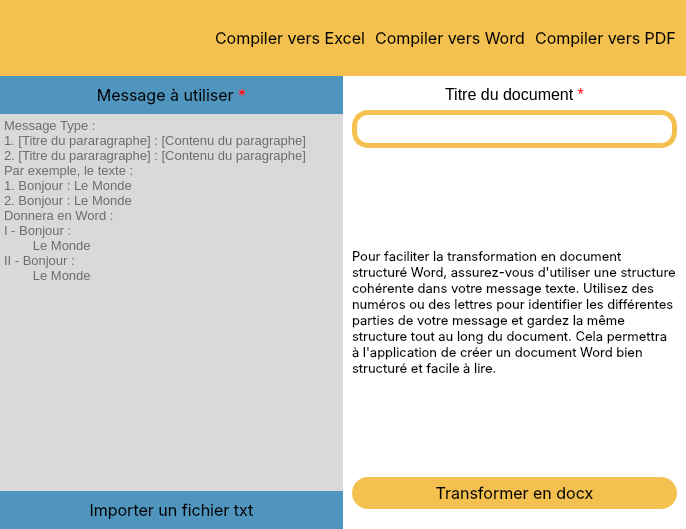
<?xml version="1.0" encoding="UTF-8"?>
<ui version="4.0">
 <class>wordForm</class>
 <widget class="QWidget" name="wordForm">
  <property name="enabled">
   <bool>true</bool>
  </property>
  <property name="geometry">
   <rect>
    <x>0</x>
    <y>0</y>
    <width>686</width>
    <height>529</height>
   </rect>
  </property>
  <property name="minimumSize">
   <size>
    <width>0</width>
    <height>529</height>
   </size>
  </property>
  <property name="windowTitle">
   <string>Compilez vers Word - Message To Doc</string>
  </property>
  <property name="windowIcon">
   <iconset>
    <normaloff>C:/Users/user/.designer/backup/Images/Message To Document 2 - Copie.png</normaloff>C:/Users/user/.designer/backup/Images/Message To Document 2 - Copie.png</iconset>
  </property>
  <layout class="QVBoxLayout" name="verticalLayout" stretch="1,6">
   <property name="spacing">
    <number>0</number>
   </property>
   <property name="leftMargin">
    <number>0</number>
   </property>
   <property name="topMargin">
    <number>0</number>
   </property>
   <property name="rightMargin">
    <number>0</number>
   </property>
   <property name="bottomMargin">
    <number>0</number>
   </property>
   <item>
    <widget class="QWidget" name="navbar" native="true">
     <property name="styleSheet">
      <string notr="true">background-color: rgb(244, 192, 79);</string>
     </property>
     <layout class="QHBoxLayout" name="horizontalLayout_3" stretch="1,3,6">
      <property name="leftMargin">
       <number>10</number>
      </property>
      <property name="rightMargin">
       <number>10</number>
      </property>
      <item>
       <widget class="QPushButton" name="icon">
        <property name="sizePolicy">
         <sizepolicy hsizetype="Ignored" vsizetype="Ignored">
          <horstretch>0</horstretch>
          <verstretch>0</verstretch>
         </sizepolicy>
        </property>
        <property name="minimumSize">
         <size>
          <width>62</width>
          <height>58</height>
         </size>
        </property>
        <property name="maximumSize">
         <size>
          <width>91</width>
          <height>85</height>
         </size>
        </property>
        <property name="styleSheet">
         <string notr="true">border-image: url(:/newPrefix/Message To Document 21.png);
border-radius: 12px;</string>
        </property>
        <property name="text">
         <string/>
        </property>
       </widget>
      </item>
      <item>
       <spacer name="horizontalSpacer">
        <property name="orientation">
         <enum>Qt::Horizontal</enum>
        </property>
        <property name="sizeHint" stdset="0">
         <size>
          <width>122</width>
          <height>20</height>
         </size>
        </property>
       </spacer>
      </item>
      <item>
       <layout class="QHBoxLayout" name="navbarLayout">
        <property name="spacing">
         <number>10</number>
        </property>
        <item>
         <widget class="QPushButton" name="excel">
          <property name="font">
           <font>
            <family>Inter</family>
            <pointsize>12</pointsize>
           </font>
          </property>
          <property name="cursor">
           <cursorShape>PointingHandCursor</cursorShape>
          </property>
          <property name="styleSheet">
           <string notr="true">border: none;</string>
          </property>
          <property name="text">
           <string>Compiler vers Excel</string>
          </property>
         </widget>
        </item>
        <item>
         <widget class="QPushButton" name="word">
          <property name="font">
           <font>
            <family>Inter</family>
            <pointsize>12</pointsize>
           </font>
          </property>
          <property name="cursor">
           <cursorShape>PointingHandCursor</cursorShape>
          </property>
          <property name="styleSheet">
           <string notr="true">border: none;</string>
          </property>
          <property name="text">
           <string>Compiler vers Word</string>
          </property>
         </widget>
        </item>
        <item>
         <widget class="QPushButton" name="pdf">
          <property name="font">
           <font>
            <family>Inter</family>
            <pointsize>12</pointsize>
           </font>
          </property>
          <property name="cursor">
           <cursorShape>PointingHandCursor</cursorShape>
          </property>
          <property name="styleSheet">
           <string notr="true">border: none;</string>
          </property>
          <property name="text">
           <string>Compiler vers PDF</string>
          </property>
         </widget>
        </item>
       </layout>
      </item>
     </layout>
    </widget>
   </item>
   <item>
    <widget class="QWidget" name="body" native="true">
     <property name="styleSheet">
      <string notr="true"/>
     </property>
     <layout class="QHBoxLayout" name="horizontalLayout_2" stretch="1,1">
      <property name="spacing">
       <number>0</number>
      </property>
      <property name="leftMargin">
       <number>0</number>
      </property>
      <property name="topMargin">
       <number>0</number>
      </property>
      <property name="rightMargin">
       <number>0</number>
      </property>
      <property name="bottomMargin">
       <number>0</number>
      </property>
      <item>
       <widget class="QWidget" name="messageInput" native="true">
        <property name="styleSheet">
         <string notr="true">background-color: rgb(217, 217, 217);</string>
        </property>
        <layout class="QVBoxLayout" name="verticalLayout_2" stretch="1,10,1">
         <property name="spacing">
          <number>0</number>
         </property>
         <property name="leftMargin">
          <number>0</number>
         </property>
         <property name="topMargin">
          <number>0</number>
         </property>
         <property name="rightMargin">
          <number>0</number>
         </property>
         <property name="bottomMargin">
          <number>0</number>
         </property>
         <item>
          <widget class="QWidget" name="messageBox" native="true">
           <property name="styleSheet">
            <string notr="true">background-color: rgb(79, 149, 190);</string>
           </property>
           <layout class="QHBoxLayout" name="horizontalLayout">
            <item>
             <widget class="QLabel" name="messageLabel">
              <property name="font">
               <font>
                <family>Inter</family>
                <pointsize>12</pointsize>
               </font>
              </property>
              <property name="text">
               <string>&lt;html&gt;&lt;head/&gt;&lt;body&gt;&lt;p&gt;Message à utiliser &lt;span style=&quot; color:#ff0000;&quot;&gt;*&lt;/span&gt;&lt;/p&gt;&lt;/body&gt;&lt;/html&gt;</string>
              </property>
              <property name="alignment">
               <set>Qt::AlignCenter</set>
              </property>
             </widget>
            </item>
           </layout>
          </widget>
         </item>
         <item>
          <widget class="QPlainTextEdit" name="messageEdit">
           <property name="font">
            <font>
             <pointsize>10</pointsize>
            </font>
           </property>
           <property name="styleSheet">
            <string notr="true">border: none;
</string>
           </property>
           <property name="tabChangesFocus">
            <bool>false</bool>
           </property>
           <property name="placeholderText">
            <string>Message Type :  
1. [Titre du pararagraphe] : [Contenu du paragraphe]     
2. [Titre du pararagraphe] : [Contenu du paragraphe]   
Par exemple, le texte : 
1. Bonjour : Le Monde 
2. Bonjour : Le Monde  
Donnera en Word : 
I - Bonjour :         
        Le Monde 
II - Bonjour :
        Le Monde
         </string>
           </property>
          </widget>
         </item>
         <item>
          <widget class="QPushButton" name="takeFileTxt">
           <property name="sizePolicy">
            <sizepolicy hsizetype="Ignored" vsizetype="Ignored">
             <horstretch>0</horstretch>
             <verstretch>0</verstretch>
            </sizepolicy>
           </property>
           <property name="font">
            <font>
             <family>Inter</family>
             <pointsize>12</pointsize>
            </font>
           </property>
           <property name="cursor">
            <cursorShape>PointingHandCursor</cursorShape>
           </property>
           <property name="styleSheet">
            <string notr="true">background-color: rgb(79, 149, 190);
border: none;</string>
           </property>
           <property name="text">
            <string>Importer un fichier txt</string>
           </property>
          </widget>
         </item>
        </layout>
       </widget>
      </item>
      <item>
       <widget class="QWidget" name="centralPart" native="true">
        <property name="styleSheet">
         <string notr="true">background-color: rgb(255, 255, 255);
</string>
        </property>
        <layout class="QVBoxLayout" name="verticalLayout_4" stretch="2,10,1">
         <property name="spacing">
          <number>6</number>
         </property>
         <property name="bottomMargin">
          <number>20</number>
         </property>
         <item>
          <widget class="QWidget" name="inputBox" native="true">
           <layout class="QVBoxLayout" name="verticalLayout_3" stretch="1,3">
            <property name="spacing">
             <number>6</number>
            </property>
            <property name="leftMargin">
             <number>0</number>
            </property>
            <property name="topMargin">
             <number>0</number>
            </property>
            <property name="rightMargin">
             <number>0</number>
            </property>
            <property name="bottomMargin">
             <number>0</number>
            </property>
            <item>
             <widget class="QLabel" name="title">
              <property name="font">
               <font>
                <pointsize>12</pointsize>
               </font>
              </property>
              <property name="text">
               <string>&lt;html&gt;&lt;head/&gt;&lt;body&gt;&lt;p&gt;Titre du document &lt;span style=&quot; color:#ff0000;&quot;&gt;*&lt;/span&gt;&lt;/p&gt;&lt;/body&gt;&lt;/html&gt;</string>
              </property>
              <property name="alignment">
               <set>Qt::AlignCenter</set>
              </property>
             </widget>
            </item>
            <item>
             <widget class="QLineEdit" name="titleEdit">
              <property name="sizePolicy">
               <sizepolicy hsizetype="Ignored" vsizetype="Ignored">
                <horstretch>0</horstretch>
                <verstretch>0</verstretch>
               </sizepolicy>
              </property>
              <property name="font">
               <font>
                <pointsize>10</pointsize>
               </font>
              </property>
              <property name="styleSheet">
               <string notr="true">border: 5px solid rgb(244, 192, 79);
border-radius: 16px;</string>
              </property>
             </widget>
            </item>
           </layout>
          </widget>
         </item>
         <item>
          <widget class="QLabel" name="info">
           <property name="font">
            <font>
             <family>Inter</family>
             <pointsize>10</pointsize>
            </font>
           </property>
           <property name="text">
            <string>Pour faciliter la transformation en document structuré Word, assurez-vous d'utiliser une structure cohérente dans votre message texte. Utilisez des numéros ou des lettres pour identifier les différentes parties de votre message et gardez la même structure tout au long du document. Cela permettra à l'application de créer un document Word bien structuré et facile à lire.</string>
           </property>
           <property name="wordWrap">
            <bool>true</bool>
           </property>
          </widget>
         </item>
         <item>
          <widget class="QPushButton" name="compile">
           <property name="sizePolicy">
            <sizepolicy hsizetype="Ignored" vsizetype="Ignored">
             <horstretch>0</horstretch>
             <verstretch>0</verstretch>
            </sizepolicy>
           </property>
           <property name="font">
            <font>
             <family>Inter</family>
             <pointsize>12</pointsize>
            </font>
           </property>
           <property name="cursor">
            <cursorShape>PointingHandCursor</cursorShape>
           </property>
           <property name="styleSheet">
            <string notr="true">background-color: rgb(244, 192, 79);
border-radius: 16px;
</string>
           </property>
           <property name="text">
            <string>Transformer en docx</string>
           </property>
          </widget>
         </item>
        </layout>
       </widget>
      </item>
     </layout>
    </widget>
   </item>
  </layout>
 </widget>
 <resources>
  <include location="Images/icon.qrc"/>
  <include location="ressources/font.qrc"/>
 </resources>
 <connections>
  <connection>
   <sender>titleEdit</sender>
   <signal>returnPressed()</signal>
   <receiver>compile</receiver>
   <slot>animateClick()</slot>
   <hints>
    <hint type="sourcelabel">
     <x>676</x>
     <y>147</y>
    </hint>
    <hint type="destinationlabel">
     <x>427</x>
     <y>504</y>
    </hint>
   </hints>
  </connection>
 </connections>
</ui>
